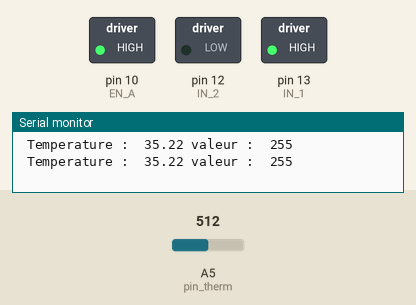
Simulated run of this sketch. Board: Arduino Uno, built with avr-gcc and run on an emulated ATmega328P. Parts: switched loads named in the sketch (green lamp = pin HIGH), the last lines printed to the serial monitor. The inputs (shaded band) are chosen by the test bench; at power-on: A5 (pin_therm) = 512.

Above: at 1.8 s.
1.9 s: A5 (pin_therm) set to 572
3.4 s: A5 (pin_therm) set to 596
At 4.6 s:
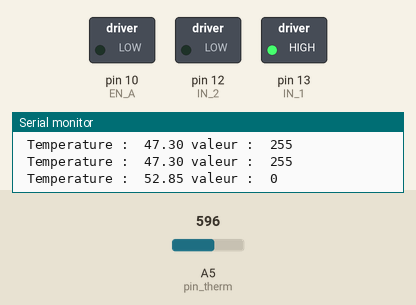
5.5 s: A5 (pin_therm) set to 511
At 7.2 s:
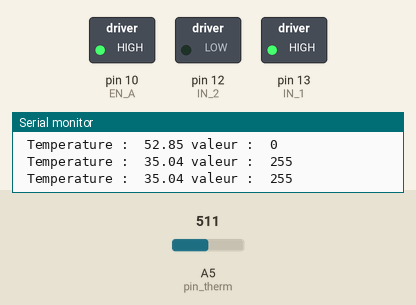
7.5 s: A5 (pin_therm) set to 716
At 9.1 s:
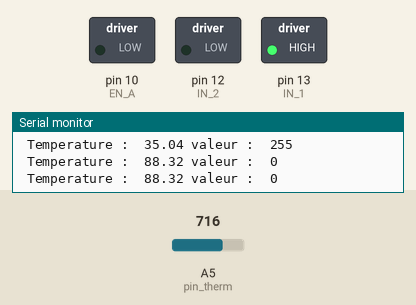
Timing chart, 0 to 10.5 s (numbered marks = the images above; inputs shaded):
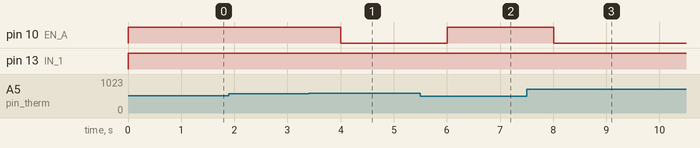

The sketch:

L298___thermistance.ino
```cpp
//Pin thermistance
int pin_therm = 5;

//Variable thermistance
int val;
double tension;
float temp;

int Consigne = 50;

//Pins L298N
int IN_1 = 13;
int IN_2 = 12;
int EN_A = 10;

int debug = 0;

void setup() {
  // put your setup code here, to run once:

//  Configuration du port de la thermistance en "entrée"
  pinMode(pin_therm,INPUT);

//  Configuration des ports de la résistance chauffante en "sortie"
  pinMode(IN_1,OUTPUT);
  pinMode(IN_2,OUTPUT);
  pinMode(EN_A,OUTPUT);

  Serial.begin(9600);
}

void loop() {
  // put your main code here, to run repeatedly:

//Mise en marche de la résistance chauffante
  digitalWrite(IN_1,HIGH);
  digitalWrite(IN_2,LOW);

//Calcul de la température avec la thermistance
  val = analogRead(pin_therm);  // read the input pin
  tension = (val*3.3)/676;

//3,8997x3 - 17,089x2 + 49,686x - 43,095
  temp = 3.8997*pow(tension,3) - 17.089*pow(tension,2)+ 49.686*tension - 43.095;

  if(temp<Consigne){
    analogWrite(EN_A,255);
    debug = 255;
  }
  else{
    analogWrite(EN_A,0);
    debug = 0;
  }
  Serial.print(" Temperature :  ");
  Serial.print(temp);
  Serial.print(" valeur :  ");
  Serial.println(debug);


  delay(1000);
}
```

Measured:
- the behaviour switches between 583 and 584 on A5 (pin_therm) (found by bisection; images 0 and 1)
- after the input at 3.4 s, pin 10 (EN_A): HIGH → LOW after 0.61 s
- after the input at 5.5 s, pin 10 (EN_A): LOW → HIGH after 0.51 s
- after the input at 7.5 s, pin 10 (EN_A): HIGH → LOW after 0.51 s
